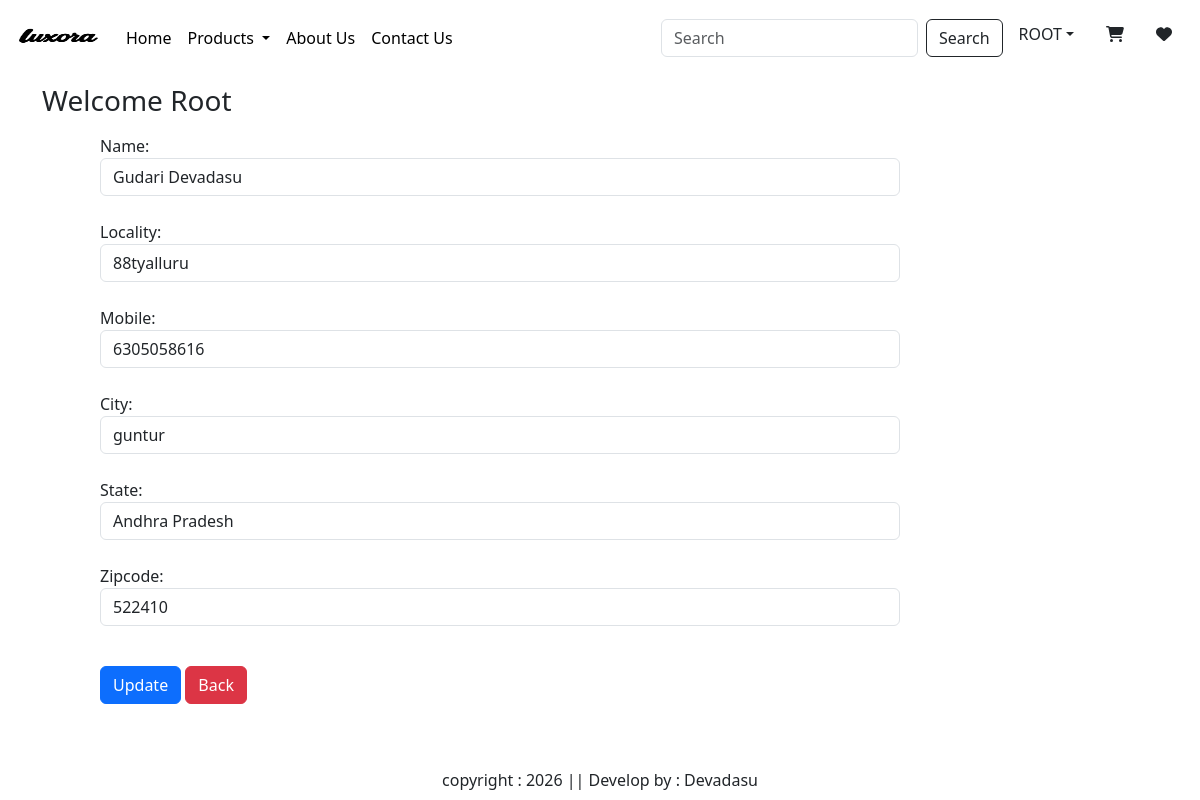
Screenshot of /updateAddress/1 (signed in) with the database file from the repository.
### app/models.py (models this page shows, shortened)
class Customer(models.Model):
    user = models.ForeignKey(User,on_delete=models.CASCADE)
    name = models.CharField(max_length=200)
    locality = models.CharField(max_length=200)
    city = models.CharField(max_length=50)
    mobile = models.IntegerField(max_length=0)
    zipcode = models.IntegerField()
    state = models.CharField(choices=STATE_CHOICES,max_length=100)

### app/views.py (the view, shortened to what this page needs)
# urls.py: path('updateAddress/<int:pk>', views.updateAddress.as_view(), name='updateAddress'),
@method_decorator(login_required,name='dispatch')
class updateAddress(View):
    def get(self,request,pk):
        add = Customer.objects.get(pk=pk)
        form = CustomerProfileForm(instance=add)
        totalitem = 0
        wishitem = 0
        if request.user.is_authenticated:
           totalitem = len(Cart.objects.filter(user=request.user))
           wishitem = len( Wishlist.objects.filter(user=request.user))
        return render(request, 'app/updateAddress.html',locals())

### app/forms.py
class CustomerProfileForm(forms.ModelForm):
     class Meta:
         model = Customer
         fields = ['name','locality', 'mobile','city', 'state','zipcode']
         widgets={
             'name' : forms.TextInput(attrs={'class':'form-control'}),
             'locality' : forms.TextInput(attrs={'class':'form-control'}),
             'city' : forms.TextInput(attrs={'class':'form-control'}),
             'mobile' : forms.NumberInput(attrs={'class':'form-control'}),
             'state' : forms.Select(attrs={'class':'form-control'}),
             'zipcode' : forms.NumberInput(attrs={'class':'form-control'}),
         }

### app/templates/app/updateAddress.html (shortened to what this page needs)
{% extends "app/base.html" %}
{% load static %}
{% block main-content %}
<div class="container my-2">
    <div class="row">
        <h3>Welcome <span class="text-capitalize">{{request.user}}</span></h3>
    </div>
</div>
<div class="col-sm-8 offset-sm-1">
    <form action="" method="post">
        {% for fm in form %}
            {{fm.label_tag}} {{fm}} <small class="text-danger">{{fm.errors|striptags}}</small><br>
        {% endfor %}
        <div class="col-12 mt-3">
            <button type="submit" class="btn btn-primary">Update</button>
            <a href="{% url 'address' %}" type="button" class="btn btn-danger">Back</a>
        </div>
    </form>
</div>
{% endblock main-content %}

### rows the page displays
Customer: form "Gudari Devadasu" "88tyalluru" "6305058616" "guntur" "Andhra Pradesh" "522410"

### other values shown
{{ request.user }} "Root"
{{ fm.label_tag }} "Name:" "Locality:" "Mobile:" "City:" "State:" "Zipcode:"
